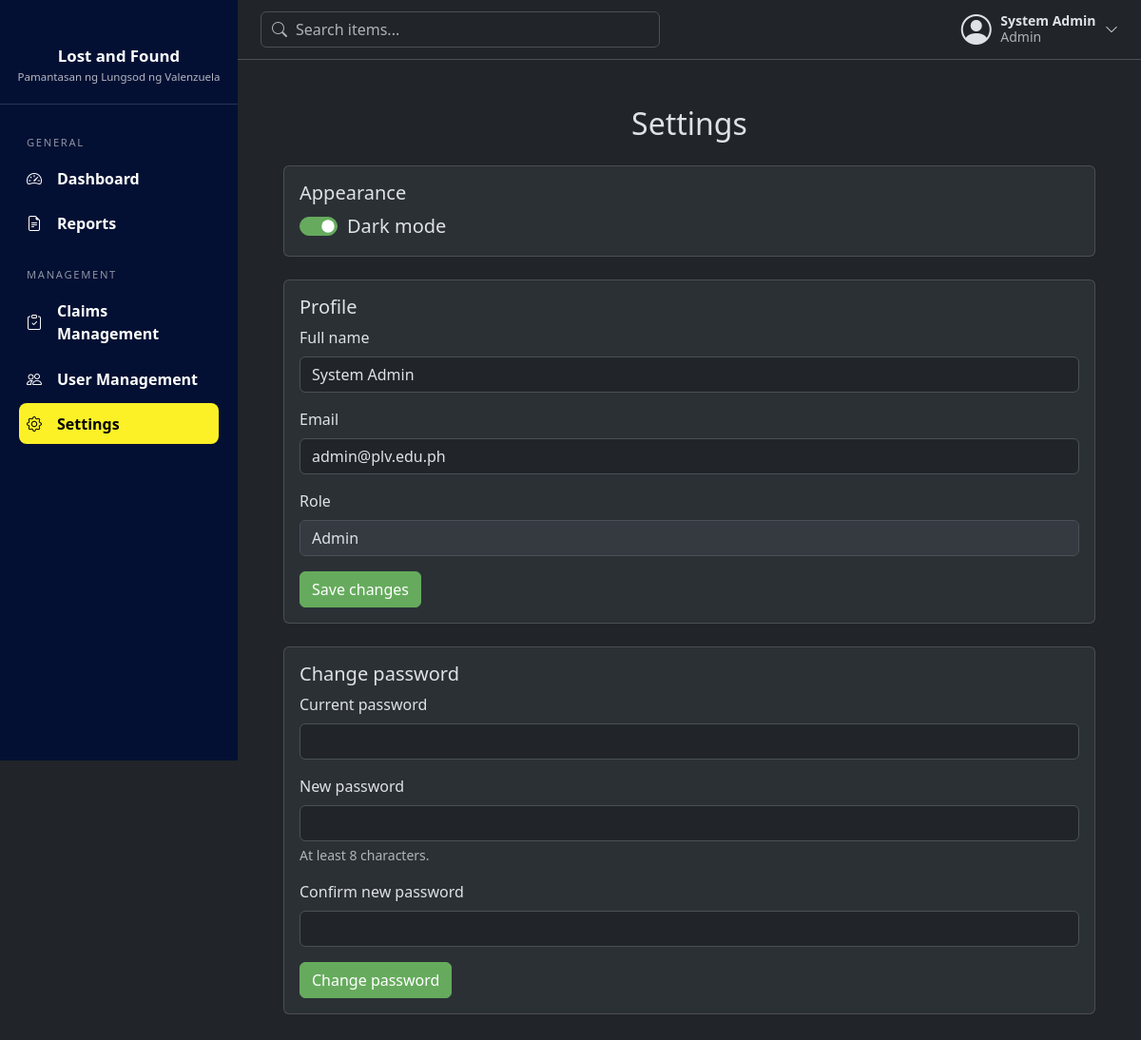
The app's page /settings (signed in) with its own data.
### tables this page shows
CREATE TABLE users (
            id INTEGER PRIMARY KEY AUTOINCREMENT,
            full_name TEXT NOT NULL,
            email TEXT NOT NULL UNIQUE,
            password TEXT NOT NULL,
            role TEXT NOT NULL DEFAULT 'Student'
                CHECK(role IN ('Student', 'Faculty', 'Admin'))
        , is_active INTEGER NOT NULL DEFAULT 1);

### routes/shared_routes.py (the view)
@bp.route("/settings")
@login_required
def settings():
    user = user_model.get_by_id(session["user_id"])
    return render_template("settings.html", user=user, errors={}, form={})

### database/connection.py (called while the page is built)
def get_db():
    if "db" not in g:
        g.db = sqlite3.connect(current_app.config["DATABASE"])
        g.db.row_factory = sqlite3.Row
    return g.db

### models/user_model.py (called while the page is built)
def get_by_id(user_id):
    return get_db().execute("SELECT * FROM users WHERE id = ?", (user_id,)).fetchone()

### routes/utils.py (called while the page is built)
def login_required(view):
    @wraps(view)
    def wrapped(*args, **kwargs):
        if "user_id" not in session:
            flash("Please log in first.", "warning")
            return redirect(url_for("auth.login"))
        user = user_model.get_by_id(session["user_id"])
        if user is None or not user["is_active"]:
            session.clear()
            flash("Your account is no longer active. Please contact an administrator.", "warning")
            return redirect(url_for("auth.login"))
        return view(*args, **kwargs)
    return wrapped

### templates/settings.html (shortened to what this page needs)
{% extends "base.html" %}
{% block content %}
<div class="mx-auto" style="max-width: 1020px;">
  <h2 class="mb-4 text-center">Settings</h2>
  <div class="d-flex flex-column gap-4">
    <div class="card">
      <div class="card-body">
        <h5 class="card-title">Appearance</h5>
        <div class="form-check form-switch fs-5 mb-0">
          <input class="form-check-input" type="checkbox" role="switch" id="darkSwitch">
          <label class="form-check-label" for="darkSwitch">Dark mode</label>
        </div>
      </div>
    </div>
    <div class="card">
      <div class="card-body">
        <h5 class="card-title">Profile</h5>
        <form method="post" action="{{ url_for('shared.update_profile') }}" novalidate>
          <div class="mb-3">
            <label class="form-label" for="full_name">Full name</label>
            <input class="form-control {{ 'is-invalid' if errors.full_name }}" id="full_name" name="full_name"
                   maxlength="100" value="{{ form.get('full_name', user.full_name) }}">
          </div>
          <div class="mb-3">
            <label class="form-label" for="email">Email</label>
            <input class="form-control {{ 'is-invalid' if errors.email }}" id="email" name="email" type="email"
                   maxlength="100" value="{{ form.get('email', user.email) }}">
          </div>
          <div class="mb-3">
            <label class="form-label">Role</label>
            <input class="form-control" value="{{ user.role }}" disabled>
          </div>
          <button class="btn btn-primary">Save changes</button>
        </form>
      </div>
    </div>
    <div class="card">
      <div class="card-body">
        <h5 class="card-title">Change password</h5>
        <form method="post" action="{{ url_for('shared.update_password') }}" novalidate>
          <div class="mb-3">
            <label class="form-label" for="current">Current password</label>
            <input class="form-control {{ 'is-invalid' if errors.current }}" id="current" name="current"
                   type="password" maxlength="64">
          </div>
          <div class="mb-3">
            <label class="form-label" for="new">New password</label>
            <input class="form-control {{ 'is-invalid' if errors.new }}" id="new" name="new"
                   type="password" maxlength="64">
            <div class="form-text">At least 8 characters.</div>
          </div>
          <div class="mb-3">
            <label class="form-label" for="confirm">Confirm new password</label>
            <input class="form-control {{ 'is-invalid' if errors.confirm }}" id="confirm" name="confirm"
                   type="password" maxlength="64">
          </div>
          <button class="btn btn-primary">Change password</button>
        </form>
      </div>
    </div>
  </div>
</div>
{% endblock %}

### templates/base.html (shortened to what this page needs)
<!doctype html>
<html lang="en" data-bs-theme="dark">
<head>
  <link href="https://cdn.jsdelivr.net/npm/bootstrap@5.3.3/dist/css/bootstrap.min.css" rel="stylesheet">
  <link href="https://cdn.jsdelivr.net/npm/bootstrap-icons@1.11.3/font/bootstrap-icons.min.css" rel="stylesheet">
  <link href="{{ url_for('static', filename='css/style.css') }}" rel="stylesheet">
</head>
<body>
{% block body %}
<div class="app-shell d-flex">
    <aside class="sidebar offcanvas-md offcanvas-start" id="sidebar" tabindex="-1">
    <div class="sidebar-brand">
      <div class="sidebar-title">Lost and Found</div>
      <div class="sidebar-subtitle">Pamantasan ng Lungsod ng Valenzuela</div>
    </div>
    <nav class="sidebar-nav">
      {% if session.role == 'Admin' %}
        {% include "partials/sidebar_admin.html" %}
      {% else %}
        {% include "partials/sidebar_user.html" %}
      {% endif %}
    </nav>
  </aside>
  <div class="main-col flex-grow-1">
    <header class="topbar d-flex align-items-center justify-content-between gap-3">
      <form class="topbar-search" action="{{ url_for('shared.reports') }}" method="get" role="search">
        <input class="form-control" type="search" name="q" maxlength="100" placeholder="Search items..."
               value="{{ request.args.get('q', '') if request.endpoint == 'shared.reports' }}">
      </form>
      <div class="dropdown">
        <button class="user-menu-btn" type="button" data-bs-toggle="dropdown" aria-expanded="false">
          <i class="bi bi-person-circle fs-2"></i>
          <span class="d-none d-sm-block">
            <span class="d-block fw-semibold small">{{ session.full_name }}</span>
            <span class="d-block small text-body-secondary">{{ session.role }}</span>
          </span>
          <i class="bi bi-chevron-down small"></i>
        </button>
      </div>
    </header>
    <main class="p-3 p-md-5">
      {% block content %}{% endblock %}
    </main>
  </div>
</div>
{% endblock %}
</body>
</html>
</html>

### static/css/style.css (style rules this page uses)
.app-shell { min-height: 100vh; }
.app-shell > .main-col { min-width: 0; }
.card { background: var(--bs-tertiary-bg); }
.btn-primary { --bs-btn-color: #ffffff; --bs-btn-bg: #66ab5d; --bs-btn-border-color: #66ab5d; --bs-btn-hover-color: #ffffff; --bs-btn-hover-bg: #5a9a52; --bs-btn-hover-border-color: #5a9a52; --bs-btn-active-color: #ffffff; --bs-btn-active-bg: #4f8948; --bs-btn-active-border-color: #4f8948; --bs-btn-focus-shadow-rgb: 102, 171, 93; --bs-btn-disabled-color: #ffffff; --bs-btn-disabled-bg: #66ab5d; --bs-btn-disabled-border-color: #66ab5d; }
.form-check-input:checked { background-color: #66ab5d; border-color: #66ab5d; box-shadow: none !important; }
.sidebar { --bs-offcanvas-width: 250px; width: 250px; min-width: 250px; color: #fff; overflow-y: auto; }
.sidebar { background: #031033 !important; }
@media (min-width: 768px) { .sidebar { position: sticky; top: 0; height: 100vh; align-self: flex-start; } }
.sidebar-brand { padding: 2rem 1rem 1.25rem; text-align: center; border-bottom: 1px solid rgba(255, 255, 255, 0.15); }
.sidebar-title { margin-top: 0.9rem; font-size: 1.05rem; font-weight: 600; }
.sidebar-subtitle { font-size: 0.72rem; color: rgba(255, 255, 255, 0.7); }
.sidebar-nav { padding: 0.5rem 1.25rem 1.5rem; }
.topbar { position: sticky; top: 0; z-index: 1020; padding: 0.75rem 1.5rem; background: var(--bs-body-bg); border-bottom: 1px solid var(--bs-border-color); }
.topbar-search { position: relative; flex: 1; max-width: 420px; }
.topbar-search input { padding-left: 2.25rem; }
.user-menu-btn { display: flex; align-items: center; gap: 0.6rem; padding: 0; border: 0; background: none; color: var(--bs-body-color); text-align: left; line-height: 1.2; }

### records on screen
users: full_name "System Admin", role "Admin", email "admin@plv.edu.ph"
